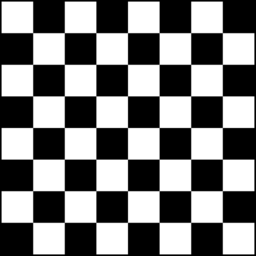
#> input picture hw1/part1/testdata/1.png, 256 x 256 px
$ python main.py
#> lines starting #> are read from the running program, lines starting #| are printed output that depends on the picture; after the words box and inside, x2 and y2 are one past the last pixel; in counts of white or black regions, pixels touching at a corner belong together
#> in main, img is the input picture: shape (256, 256, 3); min 0, max 255, mean 124.4
### hw1/part1/HCD.py
import numpy as np
import cv2
import matplotlib.pyplot as plt


def is_max(score, x, y, w, h):
    for i in range(x - 2, x + 3):
        for j in range(y - 2, y + 3):
            if (
                0 <= i < w
                and 0 <= j < h
                and (i, j) != (x, y)
                and score[i, j] >= score[x, y]
            ):
                return False
    return True


class Harris_corner_detector(object):
    def __init__(self, threshold):
        self.threshold = threshold
        self.diff_x = np.array([[1.0, 0.0, -1.0]])
        self.diff_y = self.diff_x.T

    def detect_harris_corners(self, img):
        # Step 1: Smooth the image by Gaussian kernel
        # - Function: cv2.GaussianBlur (kernel = 3, sigma = 1.5)
        cv2.GaussianBlur(img, (3, 3), 1.5, img)
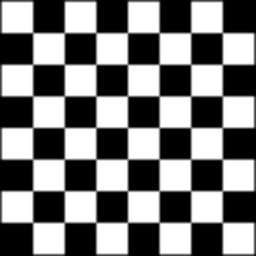
#> img: shape (256, 256) float64; min 0, max 255, mean 124.6; drawn with min black and max white

        # Step 2: Calculate Ix, Iy (1st derivative of image along x and y axis)
        # - Function: cv2.filter2D (kernel = [[1.,0.,-1.]] for Ix or [[1.],[0.],[-1.]] for Iy)
        Ix = cv2.filter2D(img, -1, self.diff_x)
        Iy = cv2.filter2D(img, -1, self.diff_y)
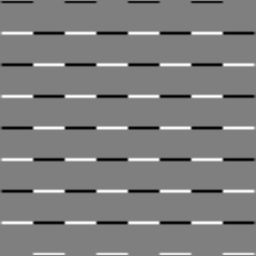
#> Iy: shape (256, 256) float64; min -176.5, max 176.5, mean 0; drawn with min black and max white

        # Step 3: Compute Ixx, Ixy, Iyy (Ixx = Ix*Ix, ...)
        Ixx = Ix * Ix
        Ixy = Ix * Iy
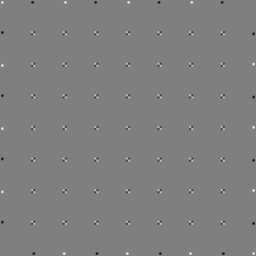
#> Ixy: shape (256, 256) float64; min -12639.6, max 12617.5, mean -1.9; drawn with min black and max white
        Iyy = Iy * Iy

        # Step 4: Compute Sxx, Sxy, Syy (weighted summation of Ixx, Ixy, Iyy in neighbor pixels)
        # - Function: cv2.GaussianBlur (kernel = 3, sigma = 1.)
        Sxx = cv2.GaussianBlur(Ixx, (3, 3), 1)
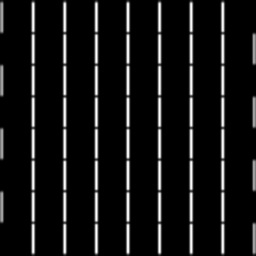
#> Sxx: shape (256, 256) float64; min 0, max 23037.5, mean 1876.7; drawn with min black and max white
        Sxy = cv2.GaussianBlur(Ixy, (3, 3), 1)
        Syy = cv2.GaussianBlur(Iyy, (3, 3), 1)
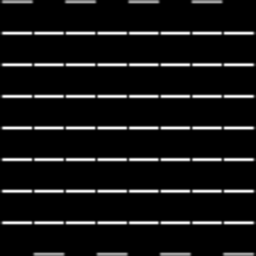
#> Syy: shape (256, 256) float64; min 0, max 23037.5, mean 1876.7; drawn with min black and max white

        # Step 5: Compute the det and trace of matrix M (M = [[Sxx, Sxy], [Sxy, Syy]])
        det = Sxx * Syy - Sxy * Sxy
        trace = Sxx + Syy
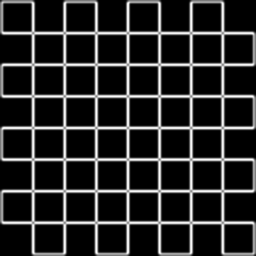
#> trace: shape (256, 256) float64; min 0, max 23233, mean 3753.5; drawn with min black and max white

        # Step 6: Compute the response of the detector by det/(trace+1e-12)
        response = det / (trace + 1e-12)

        return response

    def post_processing(self, response):
        # Step 1: Thresholding
        filtered = response > self.threshold
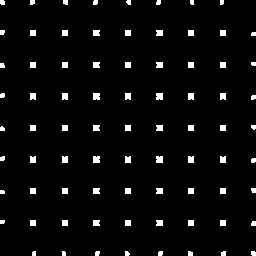
#> filtered: shape (256, 256) bool; 3.9% white; 79 white regions (8 under 20 px), largest, box (x1, y1, x2, y2) and area: (93, 93, 100, 100) 47, (156, 93, 163, 100) 47, (93, 156, 100, 163) 47
        candidates = np.argwhere(filtered)
#> candidates = 2538 pairs, first value 0 to 255, second value 0 to 255
        score = response[filtered]
#> score = 2538 values, max 3680.1 at index 908, min 100.3 at index 1429, mean 1429

        local_max = []
        pick = local_max.append

        # Step 2: Non-Maximum Suppression
        w, h = response.shape
#> w = 256; h = 256
        for x, y in candidates:
            if is_max(response, x, y, w, h):
                pick([x, y])
#> this loop made 2538 passes
#> (x, y) on passes 1 to 3: (0, 0), (0, 1), (0, 2)

        return local_max

### hw1/part1/main.py
import numpy as np
import cv2
import argparse
from HCD import Harris_corner_detector


def main():
    parser = argparse.ArgumentParser(
        description="main function of Harris corner detector"
    )
    parser.add_argument(
        "--threshold",
        default=100.0,
        type=float,
        help="threshold value to determine corner",
    )
    parser.add_argument(
        "--image_path", default="./testdata/1.png", help="path to input image"
    )
    args = parser.parse_args()

    print("Processing %s ..." % args.image_path)
    img = cv2.imread(args.image_path)
    img_gray = cv2.cvtColor(img, cv2.COLOR_BGR2GRAY).astype(np.float64)

    hcd = Harris_corner_detector(args.threshold)
    response = hcd.detect_harris_corners(img_gray)
    result = hcd.post_processing(response)
#> result = 79 pairs, first value 2 to 253, second value 2 to 253

    for y, x in result:
        cv2.circle(img, (x, y), 1, (0, 0, 255), -1)
#> this loop made 79 passes
#> (y, x) on passes 1 to 12: (2, 2), (2, 32), (2, 65), (2, 95), (2, 129), (2, 158), (2, 192), (2, 221), (32, 2), (32, 32), (32, 65), (32, 95)
#> img: shape (256, 256, 3)
    cv2.imshow("result", img)

    key = cv2.waitKey()
#> (key Esc is pressed here)
    cv2.destroyAllWindows()
    cv2.imwrite(f"{args.image_path}_{args.threshold}.png", img)


if __name__ == "__main__":
    main()
